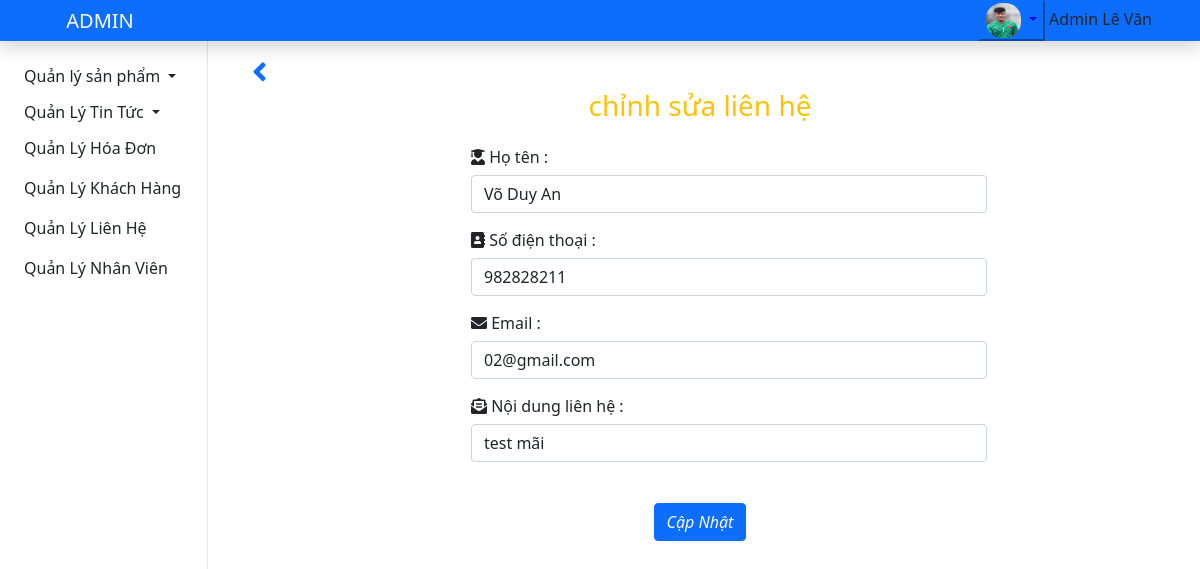
Screenshot of /admin/index.php?action=contact&act=edit_contact&id=56 (signed in) with the database file from the repository.
### tables this page shows
CREATE TABLE `lienhe` (
  `id` int(11) NOT NULL COMMENT 'số thứ tự người gửi liên hệ  ,auto',
  `hoten` varchar(30) NOT NULL COMMENT 'họ tên người gủi liên hệ ',
  `sdt` int(11) NOT NULL COMMENT 'số điện thoại người liên hệ ',
  `email` char(100) NOT NULL COMMENT 'email người liên hệ ',
  `noidung` text NOT NULL COMMENT 'nội dung liên hệ/phản hồi',
  `thoigian` date DEFAULT NULL COMMENT 'ngày liên hệ ',
  `ngaysua` date DEFAULT NULL COMMENT 'ngày admin chỉnh  sửa '
);

### admin/models/connect.php (called while the page is built, shortened)
<?php
    class connect{
        private $db;
        public function __construct(){
            $dsn='mysql:host=localhost;dbname=shopgiay';
            $user='root';
            $pass='';
            try{
                $this->db=new PDO($dsn,$user,$pass,array(PDO::MYSQL_ATTR_INIT_COMMAND=>'SET NAMES utf8'));
            }catch(PDOException $e){
                die($e->getMessage());
            }
        }
        public function getIntance($select){
            $results=$this->db->query($select);
            $result=$results->fetch();
            return $result;
        }
    }
?>

### admin/models/admin.php (called while the page is built, shortened)
<?php
class Admin
{
    function get_one_statusAcc($id)
    {
        $db=new connect();
        $select="SELECT * FROM `admin` where id=$id";
        $result=$db->getIntance($select);
        return $result;
    }
}
?>

### admin/models/contact.php (called while the page is built, shortened)
<?php
class Contact
{
    function Get_edit_contact($id)
    {
        $db = new connect();
        $select = "SELECT * FROM lienhe WHERE id=$id ";
        $result = $db->getIntance($select);
        return $result;
    }
}
?>

### admin/views/edit_contact.php (the view)
<?php
if(isset($id))
{
    $staAcc= new Admin();
    $results=$staAcc->get_one_statusAcc($id);
}
if($results['statusAcc']!=0):
?>
<div class="container">
    <div class="mt-3 text-center">
        <div class="ms-3 text-start text-primary" onclick="history.back()"><i class="fas fa-angle-left" style="font-size:30px"></i></div>
        <h3 class="text-warning">
            chỉnh sửa liên hệ
        </h3>
    </div>
    <div class="mt-4">
        <div class="m-3">
            <?php
            if (isset($_GET['id'])) {
                $cont = new Contact();
                $result = $cont->Get_edit_contact($_GET['id']);
                $id = $_GET['id'];
                $hoten = $result['hoten'];
                $sdt = $result['sdt'];
                $email = $result['email'];
                $noidung = $result['noidung'];
            }
            ?>
            <form class="form" method="POST">
                <div class="row">
                    <table class="col-md-12">
                        <tr>
                            <td class="w-25"></td>
                            <td>
                                <h6><i class="fas fa-user-graduate"></i>  Họ tên :</h6><input type="text" class="form-control w-75 mb-3" id="hoten" name="hoten" value="<?php echo $hoten  ?>">
                            </td>
                        </tr>
                        <tr>
                            <td class="w-25"></td>
                            <td>
                                <h6><i class="fas fa-address-book"></i> Số điện thoại :</h6><input type="number" class="form-control w-75 mb-3" id="sdt" name="sdt" value="<?php echo $sdt  ?>">
                            </td>
                        </tr>
                        <tr>
                            <td class="w-25"></td>
                            <td>
                                <h6><i class="fas fa-envelope"></i> Email :</h6><input type="Email" class="form-control w-75 mb-3" id="email" name="email" value="<?php echo $email  ?>">
                            </td>
                        </tr>
                        <tr>
                            <td class="w-25"></td>
                            <td>
                                <h6><i class="fas fa-envelope-open-text"></i> Nội dung liên hệ :</h6><input type="text" class="form-control w-75 mb-3" id="noidung" name="noidung" value="<?php echo $noidung  ?>">
                            </td>
                        </tr>
                    </table>
                </div>
                <div class="text-center mt-4">
                    <a> <i onclick="Save_Constact('<?php echo $id; ?>')" class="btn btn-primary">Cập Nhật</i></a>
                </div>
            </form>
        </div>
    </div>
    <?php
else :
    echo  "<script>alert ('Tài khoản đã bị khóa !');</script>";
    echo '<meta http-equiv="refresh" content="0;url=./index.php?action=login&act=logout"/>';
endif;
?>

### admin/assets/css/style.css (style rules this page uses)
:root { --main-color: rgb(5, 61, 163); --main-bg-color: rgba(23, 104, 255, 0.629); --text-button:rgb(255, 255, 255); --bg-color: rgb(255, 255, 255); }
a { text-decoration: none; color: #222; }

### rows the page displays
lienhe: hoten "Võ Duy An", sdt "982828211", email "02@gmail.com", noidung "test mãi"

### other values shown
$_SESSION['hoten_nv'] "Admin Lê Văn"
